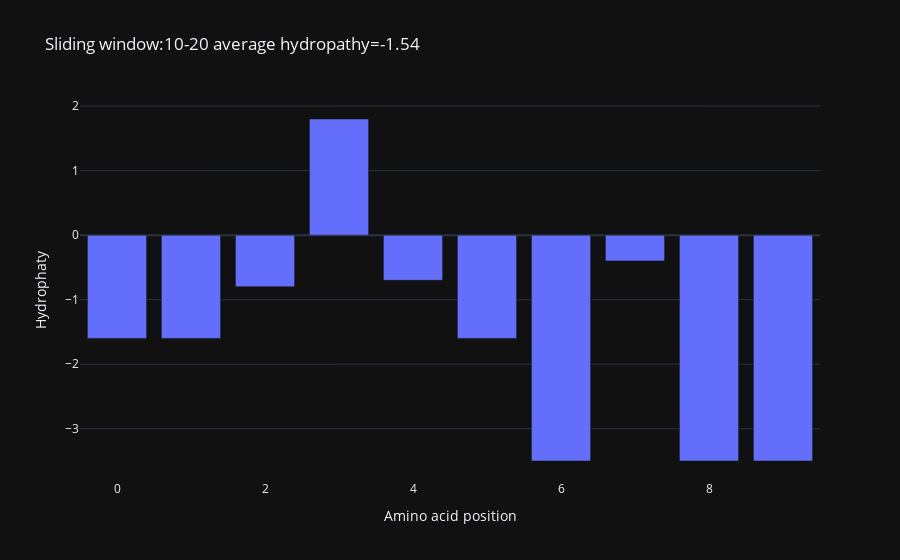
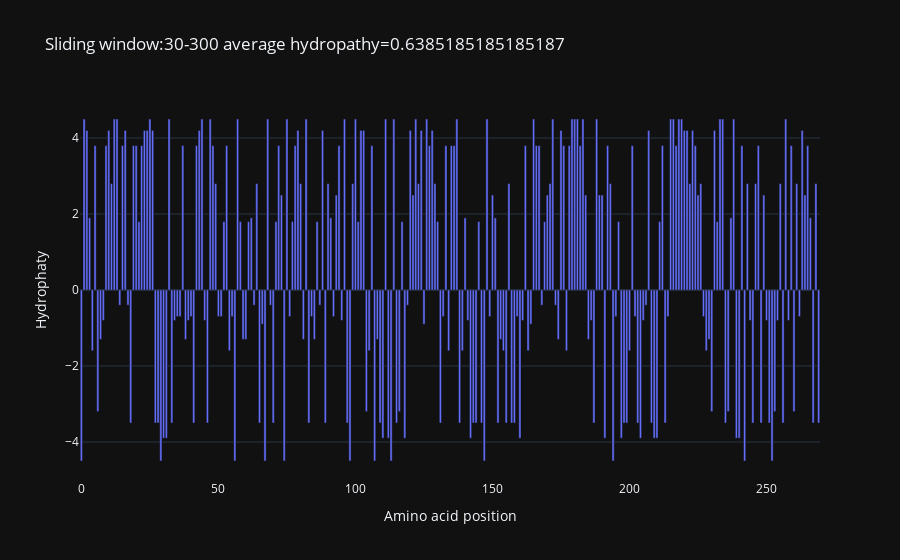

Notebook code for these charts, in order:
### Code cell
slidingwindow(10, 20)
slidingwindow(30, 300)

### Figure 1 — Plotly figure (JSON) as saved in the notebook; plotly's stock layout.template omitted (floating-point values rounded to 4 significant figures)
{"data": [{"type": "bar", "y": [-1.6, -1.6, -0.8, 1.8, -0.7, -1.6, -3.5, -0.4, -3.5, -3.5]}], "layout": {"title": {"text": "Sliding window:10-20 average hydropathy=-1.54"}, "xaxis": {"title": {"text": "Amino acid position"}}, "yaxis": {"title": {"text": "Hydrophaty"}}}}

### Figure 2 — Plotly figure (JSON) as saved in the notebook; plotly's stock layout.template omitted (floating-point values rounded to 4 significant figures; data arrays with more than 128 entries replaced by an {"elided": "..."} marker saying what was removed)
{"data": [{"type": "bar", "y": {"elided": "270 float values"}}], "layout": {"title": {"text": "Sliding window:30-300 average hydropathy=0.6385185185185187"}, "xaxis": {"title": {"text": "Amino acid position"}}, "yaxis": {"title": {"text": "Hydrophaty"}}}}
